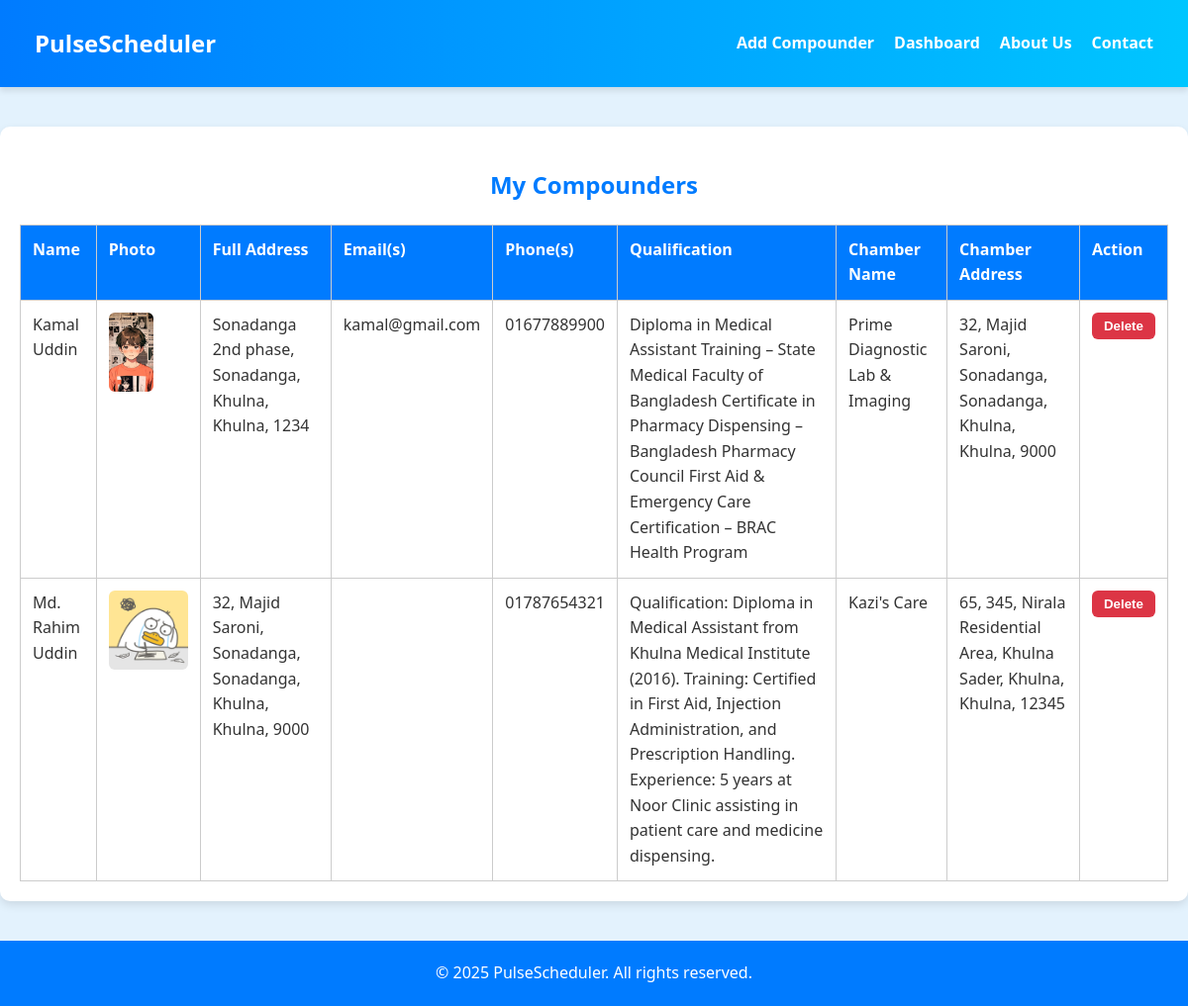
/compounder_list_doctor.php (signed in), run on the app's committed database.
### tables this page shows
CREATE TABLE IF NOT EXISTS `systemuser` (
  `user_ID` int NOT NULL AUTO_INCREMENT,
  `user_name` varchar(250) NOT NULL,
  `user_password` varchar(250) NOT NULL,
  `full_name` varchar(250) DEFAULT NULL,
  `birth_certificate_number` char(17) DEFAULT NULL,
  `gender` enum('Male','Female','Other') DEFAULT NULL,
  `photo` text,
  `birth_day` date DEFAULT NULL,
  `blood_group` enum('A+','A-','B+','B-','O+','O-','AB+','AB-','Other') DEFAULT NULL,
  `medical_history` text,
  `role` enum('User','Admin','Head') DEFAULT 'User',
  PRIMARY KEY (`user_ID`),
  UNIQUE KEY `birth_cirtificate_number` (`birth_certificate_number`)
);

CREATE TABLE IF NOT EXISTS `compounder` (
  `user_ID` int NOT NULL,
  `qualification` text,
  `chamber_ID` int DEFAULT NULL,
  PRIMARY KEY (`user_ID`),
  KEY `fk_chamber` (`chamber_ID`)
);

CREATE TABLE IF NOT EXISTS `chamber` (
  `chamber_ID` int NOT NULL AUTO_INCREMENT,
  `chamber_name` varchar(250) DEFAULT NULL,
  `opening_time` time DEFAULT NULL,
  `closing_time` time DEFAULT NULL,
  `working_days` json DEFAULT NULL,
  PRIMARY KEY (`chamber_ID`)
);

### compounder_list_doctor.php (the view, shortened to what this page needs)
<?php
$doctor_ID = $_SESSION['user_ID'];
$host = 'localhost';
$db = 'pulsescheduler';
$user = 'root';
$pass = '';
$charset = 'utf8mb4';
$dsn = "mysql:host=$host;dbname=$db;charset=$charset";
$options = [PDO::ATTR_ERRMODE => PDO::ERRMODE_EXCEPTION];
try {
    $pdo = new PDO($dsn, $user, $pass, $options);
    $stmt = $pdo->prepare("
        SELECT su.user_ID, su.full_name, su.photo, c.qualification,
               ch.chamber_name, ca.address_ID AS chamber_address_ID, ua.address_ID AS user_address_ID
        FROM works_for wf
        JOIN systemuser su ON wf.compounder_ID = su.user_ID
        JOIN compounder c ON su.user_ID = c.user_ID
        LEFT JOIN chamber ch ON c.chamber_ID = ch.chamber_ID
        LEFT JOIN chamber_address ca ON ch.chamber_ID = ca.chamber_ID
        LEFT JOIN user_address ua ON su.user_ID = ua.user_ID
        WHERE wf.doctor_ID = ?
    ");
    $stmt->execute([$doctor_ID]);
    $compounders = $stmt->fetchAll(PDO::FETCH_ASSOC);
    $compounderEmails = [];
    $compounderPhones = [];
    $compounderAddresses = [];
    $chamberAddresses = [];
    foreach ($compounders as $comp) {
        $uid = $comp['user_ID'];
        $stmtEmail = $pdo->prepare("SELECT email FROM user_email WHERE user_ID = ?");
        $stmtEmail->execute([$uid]);
        $compounderEmails[$uid] = $stmtEmail->fetchAll(PDO::FETCH_COLUMN);
        $stmtPhone = $pdo->prepare("SELECT phone FROM user_phone WHERE user_ID = ?");
        $stmtPhone->execute([$uid]);
        $compounderPhones[$uid] = $stmtPhone->fetchAll(PDO::FETCH_COLUMN);
        if ($comp['user_address_ID']) {
            $stmtAddr = $pdo->prepare("SELECT * FROM user_address WHERE address_ID = ?");
            $stmtAddr->execute([$comp['user_address_ID']]);
            $addr = $stmtAddr->fetch(PDO::FETCH_ASSOC);
            $compounderAddresses[$uid] = implode(", ", array_filter([
                $addr['house_no'], $addr['road'], $addr['area'], $addr['thana'],
                $addr['district'], $addr['division'], $addr['postal_code']
            ]));
        }
        if ($comp['chamber_address_ID']) {
            $stmtChAddr = $pdo->prepare("SELECT * FROM chamber_address WHERE address_ID = ?");
            $stmtChAddr->execute([$comp['chamber_address_ID']]);
            $chAddr = $stmtChAddr->fetch(PDO::FETCH_ASSOC);
            $chamberAddresses[$uid] = implode(", ", array_filter([
                $chAddr['house_no'], $chAddr['road'], $chAddr['area'], $chAddr['thana'],
                $chAddr['district'], $chAddr['division'], $chAddr['postal_code']
            ]));
        }
    }
} catch (PDOException $e) {
    echo "Database error: " . $e->getMessage();
}
?>
<!DOCTYPE html>
<html lang="en">
<head>
</head>
<body>
<header>
    <nav>
        <div class="logo">
            <h1>PulseScheduler</h1>
        </div>
        <ul class="nav-links">
            <li><a href="add_compounder.php">Add Compounder</a></li>
            <li><a href="manage_doctor_profile.php">Dashboard</a></li>
            <li><a href="AboutUs.php">About Us</a></li>
            <li><a href="Contact.php">Contact</a></li>
        </ul>
    </nav>
</header>
<main>
    <h2>My Compounders</h2>
    <table>
        <thead>
            <tr>
                <th>Name</th>
                <th>Photo</th>
                <th>Full Address</th>
                <th>Email(s)</th>
                <th>Phone(s)</th>
                <th>Qualification</th>
                <th>Chamber Name</th>
                <th>Chamber Address</th>
                <th>Action</th>
            </tr>
        </thead>
        <tbody>
            <?php if (!empty($compounders)): ?>
                <?php foreach ($compounders as $comp): ?>
                    <tr>
                        <td><?= htmlspecialchars($comp['full_name']) ?></td>
                        <td>
                            <?php if ($comp['photo']): ?>
                                <img src="<?= htmlspecialchars($comp['photo']) ?>" alt="Photo">
                            <?php else: ?>
                                N/A
                            <?php endif; ?>
                        </td>
                        <td><?= htmlspecialchars($compounderAddresses[$comp['user_ID']] ?? 'N/A') ?></td>
                        <td><?= htmlspecialchars(implode(", ", $compounderEmails[$comp['user_ID']])) ?></td>
                        <td><?= htmlspecialchars(implode(", ", $compounderPhones[$comp['user_ID']])) ?></td>
                        <td><?= htmlspecialchars($comp['qualification'] ?? 'N/A') ?></td>
                        <td><?= htmlspecialchars($comp['chamber_name'] ?? 'N/A') ?></td>
                        <td><?= htmlspecialchars($chamberAddresses[$comp['user_ID']] ?? 'N/A') ?></td>
                        <td>
                            <button onclick="openDialog(<?= $comp['user_ID'] ?>)">Delete</button>
                        </td>
                    </tr>
                <?php endforeach; ?>
            <?php else: ?>
                <tr><td colspan="9">No compounders assigned.</td></tr>
            <?php endif; ?>
        </tbody>
    </table>
</main>
<footer>
    &copy; <?= date("Y") ?> PulseScheduler. All rights reserved.
</footer>
</body>
</html>

### compounder_list_doctor.php (style rules this page uses)
body { font-family: 'Segoe UI', Tahoma, Geneva, Verdana, sans-serif; background-color: #e3f2fd; margin: 0; padding: 0; box-sizing: border-box; color: #333; line-height: 1.6; min-height: 100vh; display: flex; flex-direction: column; }
header { background: linear-gradient(90deg, #007BFF, #00C6FF); color: white; padding: 10px 20px; box-shadow: 0 4px 6px rgba(0, 0, 0, 0.1); }
nav { display: flex; justify-content: space-between; align-items: center; max-width: 1200px; margin: 0 auto; padding: 15px 15px; }
.logo h1 { font-size: 1.5rem; margin: 0; }
.nav-links { list-style: none; display: flex; gap: 20px; margin: 0; padding: 0; }
.nav-links a { color: white; text-decoration: none; font-weight: bold; font-size: 1em; transition: color 0.3s ease; }
main { max-width: 1200px; margin: 40px auto; padding: 20px; background: white; border-radius: 10px; box-shadow: 0 4px 10px rgba(0, 0, 0, 0.1); flex-grow: 1; }
h2 { color: #007bff; margin-bottom: 20px; text-align: center; }
table { width: 100%; border-collapse: collapse; margin-top: 15px; }
th, td { padding: 12px; border: 1px solid #ccc; text-align: left; vertical-align: top; }
th { background-color: #007bff; color: white; }
td img { height: 80px; border-radius: 6px; }
button { padding: 6px 12px; background-color: #dc3545; color: white; border: none; border-radius: 6px; cursor: pointer; font-weight: bold; }
footer { background-color: #007bff; color: white; text-align: center; padding: 20px 0; margin-top: auto; }

### data on the page
systemuser: full_name "Kamal Uddin", photo (picture), user_ID "Sonadanga 2nd phase, Sonadanga, Khulna, Khulna, 1234", user_ID "kamal@gmail.com", user_ID "01677889900", compounder.qualification "Diploma in Medical Assistant Training – State Medical Faculty of Bangladesh Certificate in Pharmacy Dispensing – Bangladesh Pharmacy Council First Aid & Emergency Care Certification – BRAC Health Program", chamber.chamber_name "Prime Diagnostic Lab & Imaging", user_ID "32, Majid Saroni, Sonadanga, Sonadanga, Khulna, Khulna, 9000"
systemuser: full_name "Md. Rahim Uddin", photo (picture), user_ID "32, Majid Saroni, Sonadanga, Sonadanga, Khulna, Khulna, 9000", user_ID "01787654321", compounder.qualification "Qualification: Diploma in Medical Assistant from Khulna Medical Institute (2016). Training: Certified in First Aid, Injection Administration, and Prescription Handling. Experience: 5 years at Noor Clinic assisting in patient care and medicine dispensing.", chamber.chamber_name "Kazi's Care", user_ID "65, 345, Nirala Residential Area, Khulna Sader, Khulna, Khulna, 12345"
